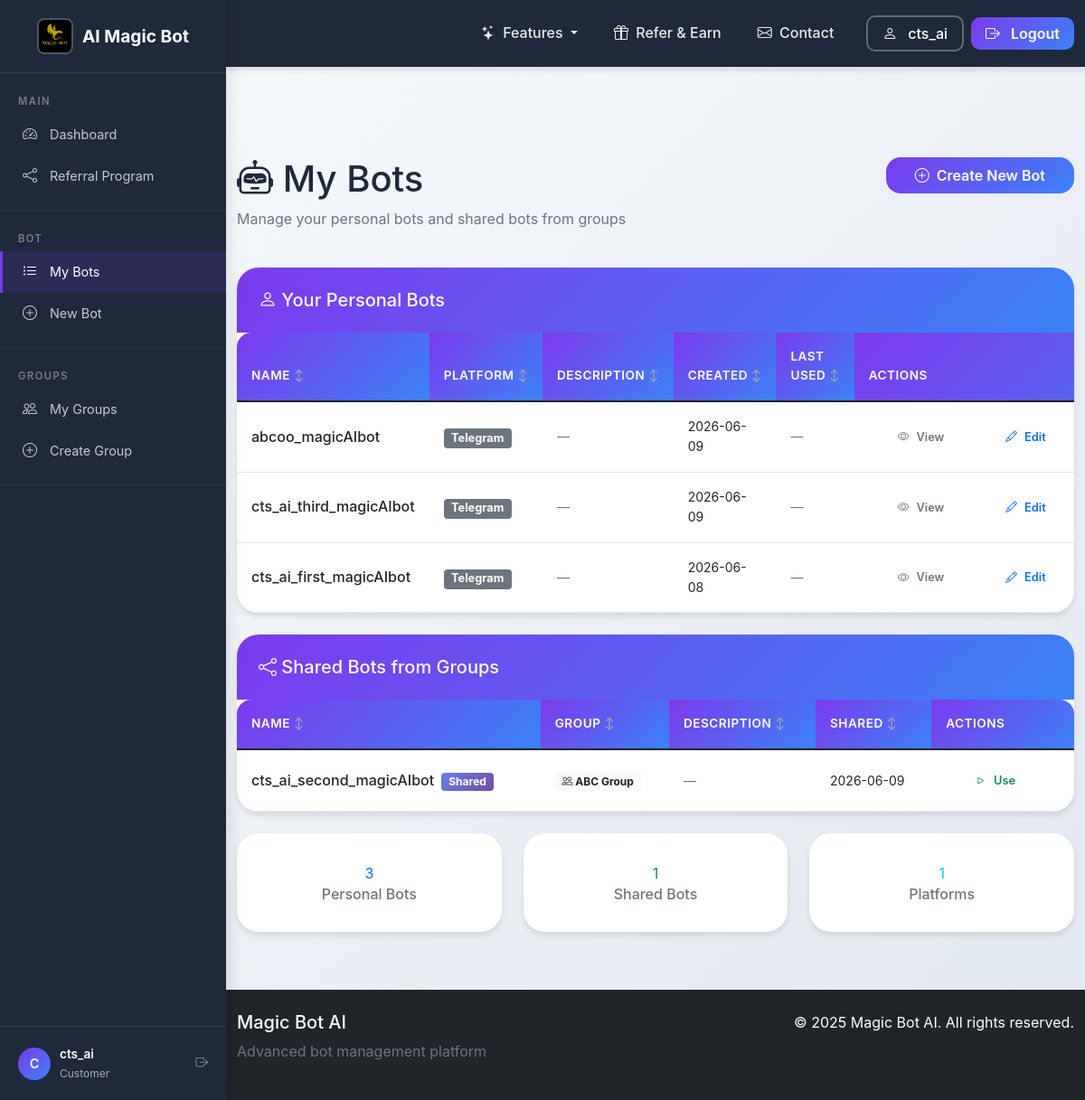
The page /my_bots (signed in) on the database its author committed.
### tables this page shows
CREATE TABLE bots (
            id INTEGER PRIMARY KEY AUTOINCREMENT,
            user_id INTEGER NOT NULL,
            name TEXT NOT NULL,
            email TEXT,
            organization TEXT,
            messaging TEXT,
            token TEXT NOT NULL,
            created_at TIMESTAMP DEFAULT CURRENT_TIMESTAMP,
            updated_at TIMESTAMP DEFAULT CURRENT_TIMESTAMP,
            llm TEXT,
            description TEXT,
            is_active BOOLEAN DEFAULT TRUE,
            online INTEGER DEFAULT 0,
            last_used TIMESTAMP,
            usage_count INTEGER DEFAULT 0,
            config TEXT,
            webhook_url TEXT,
            api_key TEXT,
            tags TEXT,
            file_folder TEXT
            , status TEXT DEFAULT 'active', FOREIGN KEY (user_id) REFERENCES users (id) ON DELETE CASCADE
        );

### app_complete_with_groups.py (the view)
@app.route("/my-bots")
@app.route("/my_bots")  # Alias for backward compatibility
@login_required
def my_bots():
    user_id = session["user_id"]
    role = session.get("role", "customer")
    if role == "admin":
        return redirect(url_for("admin_bots"))
    conn = get_db_connection()
    bots = conn.execute("""
        SELECT b.* FROM bots b
        WHERE b.user_id = ?
        ORDER BY b.created_at DESC
    """, (user_id,)).fetchall()
    shared_bots = conn.execute("""
        SELECT DISTINCT b.*, t.name as group_name, sb.shared_at
        FROM shared_bots sb
        JOIN bots b ON sb.bot_id = b.id
        JOIN groups t ON sb.group_id = t.id
        JOIN group_members tm ON t.id = tm.group_id
        WHERE tm.user_id = ? AND t.is_active = TRUE AND tm.status = 'active' AND b.is_active = TRUE
        ORDER BY sb.shared_at DESC
    """, (user_id,)).fetchall()
    conn.close()
    return render_template("my_bots_with_groups.html",
                         bots=bots,
                         shared_bots=shared_bots,
                         username=session.get("username"),
                         role=role)

### app_complete_with_groups.py (called while the page is built)
@app.context_processor
def inject_random_background():
    import random
    background_images = [
        '/static/AI_IMG1.jpeg',
        '/static/AI_IMG_2.jpeg',
        '/static/AI_IMG_3.jpeg',
        '/static/AI_IMG_4.jpeg'
    ]
    random_bg = random.choice(background_images)
    return {
        'random_background': random_bg,
        'all_backgrounds': background_images,
        'is_admin': session.get('role') == 'admin'
    }

    def __call__(self, environ, start_response):
        environ['wsgi.url_scheme'] = 'https'
        return super().__call__(environ, start_response)

### db.py (called while the page is built)
def _sqlite_conn():
    import sqlite3
    db_path = Path(__file__).parent / "users.db"
    conn = sqlite3.connect(str(db_path), timeout=10)
    conn.row_factory = sqlite3.Row
    conn.execute("PRAGMA journal_mode=WAL")
    conn.execute("PRAGMA busy_timeout = 5000")
    conn.execute("PRAGMA synchronous = NORMAL")
    conn.execute("PRAGMA foreign_keys = ON")
    return conn

def get_conn():
    if USE_PG:
        return _pg_conn()
    return _sqlite_conn()

### group_collaboration_ui.py (called while the page is built)
def login_required(f):
    @wraps(f)
    def decorated_function(*args, **kwargs):
        if "user_id" not in session:
            flash("Please log in to access this page.", "error")
            return redirect(url_for("signin_local"))
        return f(*args, **kwargs)
    return decorated_function

### templates/my_bots_with_groups.html (shortened to what this page needs)
<!DOCTYPE html>
<html lang="en">
<head>
    <link href="https://cdn.jsdelivr.net/npm/bootstrap@5.1.3/dist/css/bootstrap.min.css" rel="stylesheet">
    <link rel="stylesheet" href="https://cdn.jsdelivr.net/npm/bootstrap-icons@1.8.1/font/bootstrap-icons.css">
    <link rel="stylesheet" href="{{ url_for('static', filename='css/shared.css') }}">
</head>
<body class="sidebar-layout">
    {% with active_page='my_bots' %}
    {% include '_sidebar.html' %}
    {% endwith %}
    <div class="sidebar-content">
    <div class="container mt-4">
        <div class="row mb-4">
            <div class="col">
                <h1><i class="bi bi-robot"></i> My Bots</h1>
                <p class="text-muted">Manage your personal bots and shared bots from groups</p>
            </div>
            <div class="col-auto">
                <a href="/register-bot" class="btn btn-primary">
                    <i class="bi bi-plus-circle"></i> Create New Bot
                </a>
            </div>
        </div>
        <div class="card mb-4">
            <div class="card-header bg-white">
                <h5 class="mb-0"><i class="bi bi-person"></i> Your Personal Bots</h5>
            </div>
            <div class="card-body p-0">
                {% if bots %}
                <div class="table-responsive">
                    <table class="table table-bots mb-0">
                        <thead>
                            <tr>
                                <th>Name</th>
                                <th>Platform</th>
                                <th>Description</th>
                                <th>Created</th>
                                <th>Last Used</th>
                                <th>Actions</th>
                            </tr>
                        </thead>
                        <tbody>
                            {% for bot in bots %}
                            <tr>
                                <td class="bot-name-cell" data-label="Name">{{ bot.name }}</td>
                                <td data-label="Platform"><span class="badge bg-secondary platform-badge">{{ bot.messaging|title }}</span></td>
                                <td class="text-muted small" data-label="Description">{% if bot.description %}{{ bot.description|truncate(60) }}{% else %}<span class="text-muted">—</span>{% endif %}</td>
                                <td class="small" data-label="Created">{{ bot.created_at[:10] }}</td>
                                <td class="small" data-label="Last Used">{% if bot.last_used %}{{ bot.last_used[:10] }}{% else %}<span class="text-muted">—</span>{% endif %}</td>
                                <td data-label="Actions">
                                    <div class="d-flex gap-1">
                                        <a href="/bot/{{ bot.id }}" class="btn btn-outline-secondary btn-sm action-btn">
                                            <i class="bi bi-eye"></i> View
                                        </a>
                                        <a href="/register-bot/{{ bot.id }}" class="btn btn-outline-primary btn-sm action-btn">
                                            <i class="bi bi-pencil"></i> Edit
                                        </a>
                                    </div>
                                </td>
                            </tr>
                            {% endfor %}
                        </tbody>
                    </table>
                </div>
                {% endif %}
            </div>
        </div>
        {% if shared_bots %}
        <div class="card mb-4">
            <div class="card-header bg-white">
                <h5 class="mb-0"><i class="bi bi-share"></i> Shared Bots from Groups</h5>
            </div>
            <div class="card-body p-0">
                <div class="table-responsive">
                    <table class="table table-bots mb-0">
                        <thead>
                            <tr>
                                <th>Name</th>
                                <th>Group</th>
                                <th>Description</th>
                                <th>Shared</th>
                                <th>Actions</th>
                            </tr>
                        </thead>
                        <tbody>
                            {% for bot in shared_bots %}
                            <tr>
                                <td class="bot-name-cell" data-label="Name">{{ bot.name }} <span class="badge shared-badge ms-1">Shared</span></td>
                                <td data-label="Group"><span class="badge bg-light text-dark"><i class="bi bi-people"></i> {{ bot.group_name }}</span></td>
                                <td class="text-muted small" data-label="Description">{% if bot.description %}{{ bot.description|truncate(60) }}{% else %}<span class="text-muted">—</span>{% endif %}</td>
                                <td class="small" data-label="Shared">{% if bot.shared_at %}{{ bot.shared_at[:10] }}{% else %}Unknown{% endif %}</td>
                                <td data-label="Actions">
                                    <a href="#" class="btn btn-outline-success btn-sm action-btn">
                                        <i class="bi bi-play"></i> Use
                                    </a>
                                </td>
                            </tr>
                            {% endfor %}
                        </tbody>
                    </table>
                </div>
            </div>
        </div>
        {% endif %}
        <div class="row mt-4">
            <div class="col-md-4 mb-3">
                <div class="card text-center">
                    <div class="card-body">
                        <div class="stat-value text-primary">{{ bots|length }}</div>
                        <h6 class="text-muted mb-0">Personal Bots</h6>
                    </div>
                </div>
            </div>
            <div class="col-md-4 mb-3">
                <div class="card text-center">
                    <div class="card-body">
                        <div class="stat-value text-success">{{ shared_bots|length }}</div>
                        <h6 class="text-muted mb-0">Shared Bots</h6>
                    </div>
                </div>
            </div>
            <div class="col-md-4 mb-3">
                <div class="card text-center">
                    <div class="card-body">
                        <div class="stat-value text-info">{{ bots|map(attribute='messaging')|unique|list|length }}</div>
                        <h6 class="text-muted mb-0">Platforms</h6>
                    </div>
                </div>
            </div>
        </div>
    </div>
    </div>
    <footer class="bg-dark text-white mt-5 py-4">
        <div class="container">
            <div class="row">
                <div class="col-md-6">
                    <h5>Magic Bot AI</h5>
                    <p class="text-muted">Advanced bot management platform</p>
                </div>
                <div class="col-md-6 text-end">
                    <p class="mb-0">&copy; 2025 Magic Bot AI. All rights reserved.</p>
                </div>
            </div>
        </div>
    </footer>
</body>
</html>

### static/css/shared.css (style rules this page uses)
:root { --primary-color: #7c3aed; --secondary-color: #3b82f6; --accent-color: #f59e0b; --success-color: #10b981; --danger-color: #ef4444; --warning-color: #f59e0b; --info-color: #3b82f6; --dark-color: #1e293b; --light-color: #f8fafc; --gray-100: #f1f5f9; --gray-200: #e2e8f0; --gray-300: #cbd5e1; --gray-400: #94a3b8; --gray-500: #64748b; --gray-600: #475569; --gray-700: #334155; --gray-800: #1e293b; --gray-900: #0f172a; --body-bg: linear-gradient(135deg, #f8fafc 0%, #e2e8f0 100%); --card-bg: white; --text-color: var(--dark-color); --text-light: var(--gray-600); --text-muted: var(--gray-500); --border-color: var(--gray-300); --spacing-xs: 0.25rem; --spacing-sm: 0.5rem; --spacing-md: 1rem; --spacing-lg: 1.5rem; --spacing-xl: 2rem; --spacing-2xl: 3rem; --spacing-3xl: 4rem; --radius-sm: 0.25rem; --radius-md: 0.5rem; --radius-lg: 1rem; --radius-xl: 1.5rem; --radius-2xl: 2rem; --shadow-sm: 0 1px 3px rgba(0, 0, 0, 0.12); --shadow-md: 0 4px 6px rgba(0, 0, 0, 0.1); --shadow-lg: 0 10px 25px rgba(0, 0, 0, 0.15); --shadow-xl: 0 20px 40px rgba(0, 0, 0, 0.2); --shadow-2xl: 0 25px 50px rgba(0, 0, 0, 0.25); --transition-fast: 0.15s ease; --transition-normal: 0.3s ease; --transition-slow: 0.5s ease; --transition-bounce: cubic-bezier(0.175, 0.885, 0.32, 1.275); }
* { font-family: 'Poppins', -apple-system, BlinkMacSystemFont, 'Segoe UI', Roboto, 'Helvetica Neue', Arial, sans-serif; box-sizing: border-box; }
body { background: var(--body-bg); color: var(--text-color); line-height: 1.6; min-height: 100vh; overflow-x: hidden; }
a { color: var(--primary-color); text-decoration: none; transition: color var(--transition-fast); }
.btn { border-radius: var(--radius-lg); font-weight: 600; padding: var(--spacing-sm) var(--spacing-xl); transition: all var(--transition-normal); border: none; display: inline-flex; align-items: center; justify-content: center; gap: var(--spacing-sm); }
.btn-primary { background: linear-gradient(135deg, var(--primary-color), var(--secondary-color)); border: none; color: white; }
.card { border: none; border-radius: var(--radius-xl); box-shadow: var(--shadow-md); transition: all var(--transition-normal); background: var(--card-bg); overflow: hidden; }
.card-header { background: linear-gradient(135deg, var(--primary-color), var(--secondary-color)); color: white; border: none; padding: var(--spacing-lg); font-weight: 600; }
.card-body { padding: var(--spacing-xl); }
.table { border-radius: var(--radius-lg); overflow: hidden; box-shadow: var(--shadow-sm); }
.table thead th { background: linear-gradient(135deg, var(--primary-color), var(--secondary-color)); color: white; border: none; padding: var(--spacing-md); font-weight: 600; }
.table tbody tr { transition: background-color var(--transition-fast); }
.table td { padding: var(--spacing-md); vertical-align: middle; border-color: var(--gray-200); }
body.sidebar-layout { padding-left: 250px; transition: padding-left var(--transition-normal); min-height: 100vh; }
.sidebar-content { padding-top: 20px; }
.sidebar-content { margin-left: 0; padding-top: 70px; min-height: 100vh; }

### templates/my_bots_with_groups.html (style rules this page uses)
.table-bots th { background-color: #f8f9fa; border-bottom: 2px solid #dee2e6; font-weight: 600; font-size: 0.85rem; text-transform: uppercase; letter-spacing: 0.5px; color: #6c757d; }
.table-bots td { vertical-align: middle; }
.shared-badge { background: linear-gradient(135deg, #667eea 0%, #764ba2 100%); color: white; }
.bot-name-cell { font-weight: 500; }
.platform-badge { font-size: 0.8rem; }
.action-btn { padding: 0.25rem 0.5rem; font-size: 0.8rem; }
body { color: #0d131a; min-height: 100vh; }

### rows shown on the page
bots: name "abcoo_magicAIbot", messaging "Telegram", created_at "2026-06-09"
bots: name "cts_ai_third_magicAIbot", messaging "Telegram", created_at "2026-06-09"
bots: name "cts_ai_first_magicAIbot", messaging "Telegram", created_at "2026-06-08"
bots: name "cts_ai_second_magicAIbot", group_name "ABC Group", shared_at "2026-06-09"

### other values the page prints
{{ username }} "cts_ai"
{{ username[:1].upper() if username else 'U' }} "C"
{{ role|title if role else 'User' }} "Customer"
{{ bots|length }} "3"
{{ shared_bots|length }} "1"
{{ bots|map(attribute='messaging')|unique|list|length }} "1"
